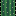

A 2D game scene composited from a Tiled map and its tileset images. What follows is a short description and the map's XML, with every tile layer's data as written:
An orthogonal 1x1 tile map with 16x16 px tiles, 1 tile layer (Tile Layer 1), 2 tilesets.

<map version="1.10" tiledversion="1.11.2" orientation="orthogonal" renderorder="right-down" width="1" height="1" tilewidth="16" tileheight="16" infinite="0" nextlayerid="2" nextobjectid="1">
 <tileset firstgid="1" source="Blocks.tsx" />
 <tileset firstgid="65" source="../Blocks.tsx" />
 <layer id="1" name="Tile Layer 1" width="1" height="1">
  <data encoding="csv">
17
</data>
 </layer>
</map>
